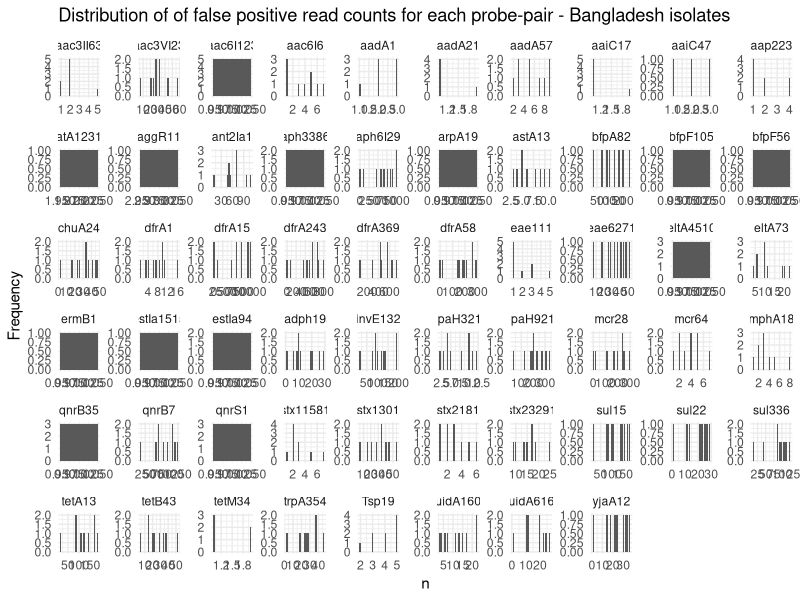
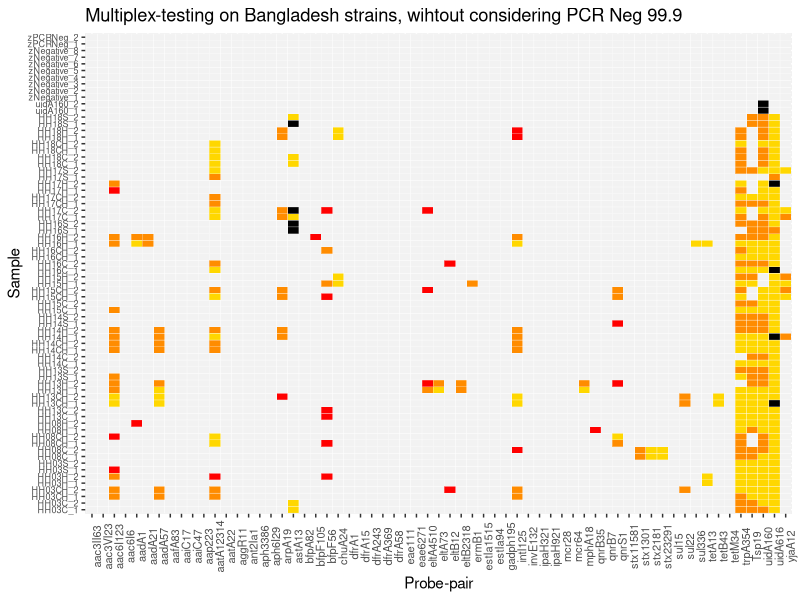
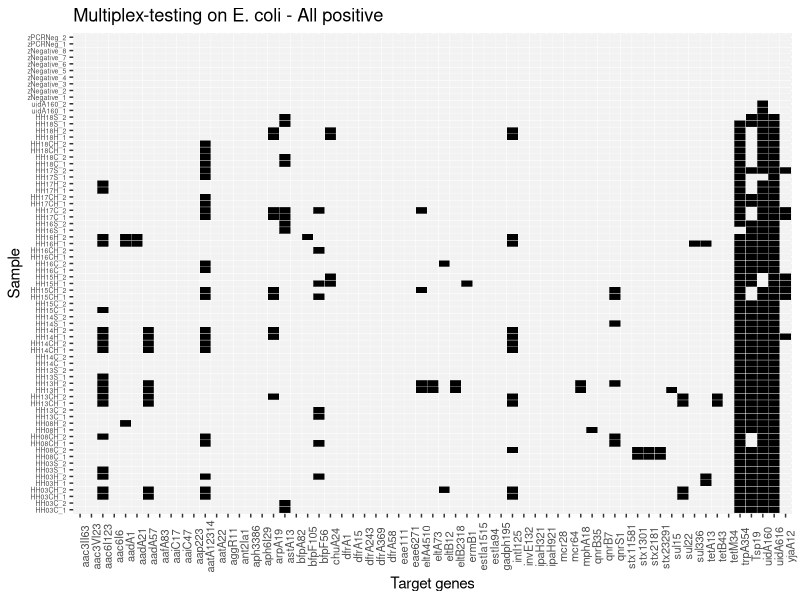
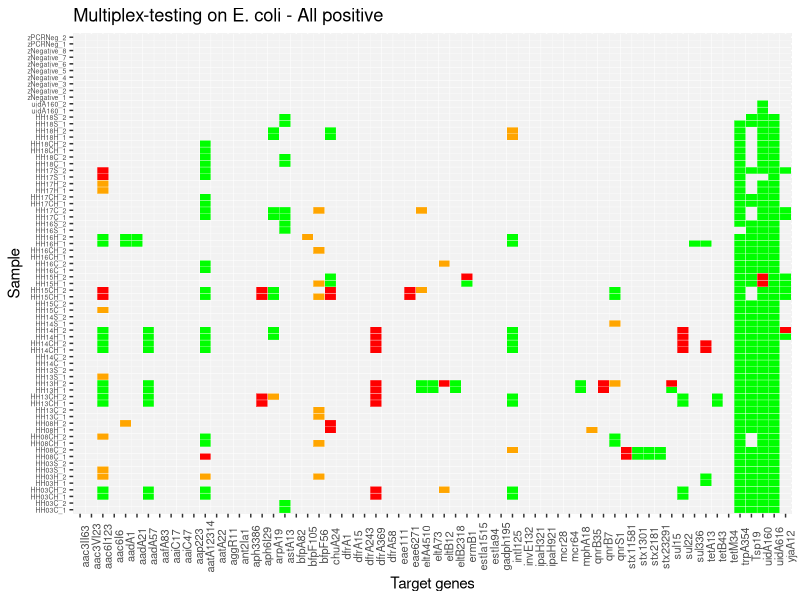

Write the R code that produced these figures, in order.
#dMLA Bangladesh strains-------------------
##Load packages--------
library (ggplot2)
library(dplyr)
library(gridExtra)
library(ggpubr)
library(tidyr)
library(seqinr)

##Formatting df------
#Import results
setwd("~/Desktop/dmla-amr-vfs/data")
reads <- read.csv("bangladesh_output.csv", header = TRUE)
reads

reads <- reads %>% 
  mutate(Sample_real = as.character(X1)) %>% 
  mutate(Sample_real = case_when(
    Sample_real == "CCACTAG" ~ "HH03C_1",
    Sample_real == "GTCTTCT" ~ "HH03CH_1",Sample_real == "ACAAAGC" ~ "HH03H_1",Sample_real == "AAAAGGC" ~ "HH03S_1",Sample_real == "ACTGTGT" ~ "HH08C_1", Sample_real == "CTGGTAC" ~ "HH08CH_1",
    Sample_real == "GTTGCTA" ~ "HH08H_1", Sample_real == "CCATTCA" ~ "zNegative_1",Sample_real == "GATATCG" ~ "HH13C_1",Sample_real == "ACAGGAT" ~ "HH13CH_1",Sample_real == "CGCATAC" ~ "HH13H_1",
    Sample_real == "GGACCTA" ~ "HH13S_1", Sample_real == "GAACTGA" ~ "HH14C_1", Sample_real == "AGTCGTG" ~ "HH14CH_1",Sample_real == "TTCCAGG" ~ "HH14H_1",Sample_real == "TAGAGCG" ~ "zNegative_2",
    Sample_real == "AAACCCT" ~ "HH14S_1",Sample_real == "ATCCAGT" ~ "HH15C_1",Sample_real == "TCTTCGT" ~ "HH15CH_1",Sample_real == "GTGTCCT" ~ "HH15H_1",Sample_real == "CACAGAT" ~ "HH16C_1",
    Sample_real == "ATAGAGC" ~ "HH16CH_1", Sample_real == "GGTCATG" ~ "HH16H_1", Sample_real == "CCATCTC" ~ "zNegative_3",Sample_real == "TATGCAG" ~ "HH16S_1",Sample_real == "AACCGCT" ~ "HH17C_1",
    Sample_real == "TGACTCT" ~ "HH17CH_1",Sample_real == "AAGCACA" ~ "HH17H_1",Sample_real == "TGTGAAC" ~ "HH17S_1",Sample_real == "AACAGTG" ~ "HH18C_1",Sample_real == "GCCTATA" ~ "HH18CH_1",
    Sample_real == "GTCCTCT" ~ "zNegative_4",Sample_real == "TAGAACG" ~ "HH18H_1",Sample_real == "TGGGTGA" ~ "HH18S_1", Sample_real == "ACACGTG" ~ "HH03C_2",Sample_real == "TGCCCAA" ~ "HH03CH_2",
    Sample_real == "TCGTACA" ~ "HH03H_2", Sample_real == "AACCAAG" ~ "HH03S_2", Sample_real == "GTGCTAT" ~ "HH08C_2",Sample_real == "TCCTCAT" ~ "zNegative_5",Sample_real == "GTCGTAT" ~ "HH08CH_2",
    Sample_real == "TCTGGAA" ~ "HH08H_2",Sample_real == "CAGTAGG" ~ "HH13C_2", Sample_real == "ACGTCAT" ~ "HH13CH_2",Sample_real == "ACGGAAC" ~ "HH13H_2",Sample_real == "CGGATGA" ~ "HH13S_2",
    Sample_real == "CCGCATA" ~ "HH14C_2", Sample_real == "GTGAAGA" ~ "zNegative_6", Sample_real == "AACGTGT" ~ "HH14CH_2",Sample_real == "AGAAGAC" ~ "HH14H_2",Sample_real == "TGTAGGG" ~ "HH14S_2",
    Sample_real == "AATGCCT" ~ "HH15C_2", Sample_real == "GCTTTCT" ~ "HH15CH_2", Sample_real == "CATGAAG" ~ "HH15H_2",Sample_real == "CGATCAC" ~ "HH16C_2",Sample_real == "TCGCGTT" ~ "zNegative_7",
    Sample_real == "GATTGGC" ~ "HH16CH_2", Sample_real == "CATCGGT" ~ "HH16H_2", Sample_real == "CTTTCCA" ~ "HH16S_2",Sample_real == "ACCAGAT" ~ "HH17C_2",Sample_real == "GTGATAC" ~ "HH17CH_2",
    Sample_real == "TGCATCC" ~ "HH17H_2", Sample_real == "TGCAAAC" ~ "HH17S_2", Sample_real == "GCAACGA" ~ "zNegative_8",Sample_real == "GCCATAC" ~ "HH18C_2",Sample_real == "TACCTTC" ~ "HH18CH_2",
    Sample_real == "GAATCGA" ~ "HH18H_2", Sample_real == "CTACGTT" ~ "HH18S_2", Sample_real == "GTTTCGG" ~ "uidA160_1",Sample_real == "GCAAATG" ~ "uidA160_2",Sample_real == "CTGACAC" ~ "zPCRNeg_1",
    Sample_real == "GCACTTT" ~ "zPCRNeg_2")) 

#Distribution of reads------------------
##Filter of negative samples containing positive
# Define the list of negative samples
negative_samples <- c("zNegative_1", "zNegative_2", "zNegative_3", "zNegative_4",
                      "zNegative_5", "zNegative_6", "zNegative_7", "zNegative_8",
                      "zPCRNeg_1", "zPCRNeg_2")

# Filter the dataframe
filtered_reads <- reads %>%
  filter(Sample_real %in% negative_samples |
           (Sample_real %in% c("uidA160_1", "uidA160_2") & X2 != "uidA160"))

#Plot distribution of false positive for each target
ggplot(filtered_reads, aes(x=n)) + 
  geom_histogram() +
  theme_minimal() +
  labs(title="Distribution of of false positive read counts for each probe-pair - Bangladesh isolates",
       x="n",
       y="Frequency") +
  theme(legend.title = element_blank())+
 facet_wrap(X2 ~ ., ncol = 10, scales="free")

#Calculate the 99.9% quantile of the gamma distribution of each the false positive for each target as threshold
# Assuming 'filtered_reads' is your dataframe with columns 'n' and 'X2'
results_threshold <- filtered_reads %>%
  group_by(X2) %>%
  summarise(
    mean_data = mean(n),
    var_data = var(n)
  ) %>%
  mutate(
    shape_estimate = mean_data^2 / var_data,
    rate_estimate = mean_data / var_data,
    quantile_99_9 = qgamma(0.999, shape = shape_estimate, rate = rate_estimate)
  )

# Step 1: Calculate a fallback value for each X2 in filtered_reads
fallback_values <- filtered_reads %>%
  group_by(X2) %>%
  summarise(fallback_n = max(n), .groups = 'drop') # Using max, adjust as needed

# Step 2: Join fallback_values with results_threshold
results_threshold <- results_threshold %>%
  left_join(fallback_values, by = "X2")

# Step 3: Replace NA in quantile_99_9 with fallback_n
results_threshold <- results_threshold %>%
  mutate(
    quantile_99_9 = ifelse(is.na(quantile_99_9), fallback_n, quantile_99_9)
  ) %>% 
  dplyr::select(-fallback_n) # Removing fallback_n to clean up the dataframe

#Join results_threshold and reads dataframe to calculate calculate real_n
reads <- reads %>%
  left_join(results_threshold %>% dplyr::select(X2, quantile_99_9), by = "X2")

# Subtract quantile_99_9 from n to create the new variable real_n
reads <- reads %>%
  mutate(real_n = ifelse(n - quantile_99_9 < 0, 0, n - quantile_99_9))

# Handle the specific case for X2 = intI125 where real_n should be n
reads <- reads %>%
  mutate(real_n = ifelse(X2 == "intI125" & is.na(real_n), n, real_n))

reads <- reads %>%
  mutate(real_n = ifelse(X2 == "eltB12" & is.na(real_n), n, real_n))

reads <- reads %>%
  mutate(real_n = ifelse(X2 == "eltB2318" & is.na(real_n), n, real_n))

reads[reads == 0] <- NA

#<1000
ggplot(complete(reads, X2, Sample_real), aes(X2, Sample_real)) +
  geom_tile(aes(fill = case_when(
    is.na(real_n) ~ "gray95",
    real_n > 0 & real_n <= 1 ~ "red", 
    real_n > 1 & real_n <= 100 ~ "darkorange",
    real_n > 100 & real_n <= 1000 ~ "gold1",# Assuming you want to include 1 in the range
    TRUE ~ "black"
  )), colour = "white") +
  labs(title = "Multiplex-testing on Bangladesh strains, wihtout considering PCR Neg 99.9", x = "Probe-pair", y = "Sample") +
  scale_fill_manual(values = c("gray95" = "gray95", "black" = "black", "red" = "red", "darkorange"="darkorange", "gold1"="gold1"), guide = "none") +
  theme(axis.text.x = element_text(size = 8, angle = 90), 
        axis.text.y = element_text(size = 6.5))

#Save the file-------
write.csv(reads, "bangladesh_real_n_v2.csv", row.names = F) #For final code add a step in which you make the dataframe reads complete. Otherwise, you miss false negatives, which are the most important error.
#I manually added the false positive to the file named "bangladesh_real_n.csv". 

#Re-import import reads--------
##Re-import the file "bangladesh_real_n.csv" after having added the presence/absence in WGS.
reads <- read.csv("bangladesh_real_n.csv", header = TRUE)
reads

reads[reads == 0] <- NA

##Plot and colour-code based on the type of error
#unique colour - presence/absence
ggplot(complete(reads, X2, Sample_real), aes(X2, Sample_real)) +
  geom_tile(aes(fill = ifelse(is.na(real_n), "gray95", "black")), colour = "white") +
  labs(title="All positive", x = "Target genes", y = "Sample") +
  labs(title="Multiplex-testing on E. coli - All positive", x = "Target genes", y = "Sample") +
  scale_fill_manual(values = c(gray95 = "gray95", black = "black"), guide = "none") +
  theme(axis.text.x = element_text(size = 8, angle = 90), axis.text.y = element_text(size = 5))

# Ensure complete combinations of X2 and Sample_real
complete_reads <- complete(reads, X2, Sample_real)

# Generate the plot
ggplot(complete_reads, aes(X2, Sample_real)) +
  geom_tile(aes(fill = case_when(
    is.na(real_n) & wgs == "t" ~ "gray95",
    real_n > 0 & wgs == "y" ~ "green",
    real_n > 0 & wgs == "n" ~ "orange",
    is.na(real_n) & wgs == "f" ~ "red",
    TRUE ~ "gray95"
  )), colour = "white") +
  labs(title="Multiplex-testing on E. coli - All positive", x = "Target genes", y = "Sample") +
  scale_fill_identity(guide = "none") +
  theme(axis.text.x = element_text(size = 8, angle = 90),
        axis.text.y = element_text(size = 5))
